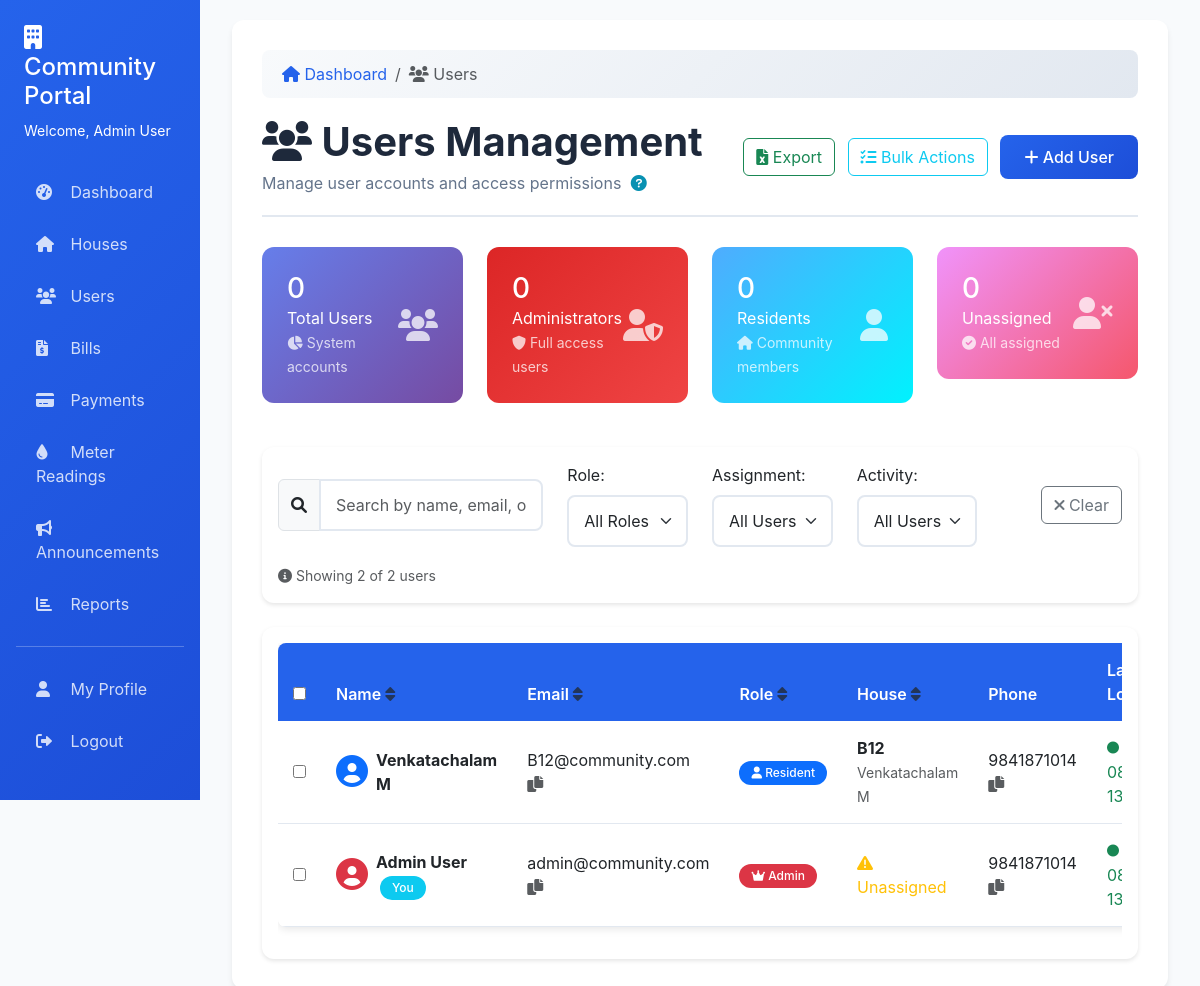
The app's page /users (signed in) with its own data.
### tables this page shows
CREATE TABLE users (
                id INTEGER PRIMARY KEY AUTOINCREMENT,
                email TEXT UNIQUE NOT NULL,
                password_hash TEXT NOT NULL,
                role TEXT NOT NULL DEFAULT 'resident',
                first_name TEXT,
                last_name TEXT,
                phone_number TEXT,
                house_id INTEGER,
                created_at TIMESTAMP DEFAULT CURRENT_TIMESTAMP,
                last_login TIMESTAMP
            );

CREATE TABLE houses (
                id INTEGER PRIMARY KEY AUTOINCREMENT,
                house_number TEXT UNIQUE NOT NULL,
                owner_name TEXT NOT NULL,
                contact_number TEXT,
                email TEXT,
                address TEXT,
                status TEXT DEFAULT 'occupied',
                created_at TIMESTAMP DEFAULT CURRENT_TIMESTAMP
            );

### app.py (the view)
@app.route('/users')
@admin_required
def users():
    conn = get_db_connection()
    users_list = conn.execute('''
        SELECT u.*, h.house_number, h.owner_name
        FROM users u
        LEFT JOIN houses h ON u.house_id = h.id
        ORDER BY u.role DESC, u.first_name, u.last_name
    ''').fetchall()
    conn.close()
    return render_template('users.html', users=users_list)

### app.py (called while the page is built)
def get_db_connection():
    conn = sqlite3.connect(DATABASE)
    conn.row_factory = sqlite3.Row
    return conn

def admin_required(f):
    @wraps(f)
    def decorated_function(*args, **kwargs):
        if 'user_id' not in session:
            return redirect(url_for('login'))
        conn = get_db_connection()
        user = conn.execute('SELECT role FROM users WHERE id = ?', (session['user_id'],)).fetchone()
        conn.close()
        if not user or user['role'] != 'admin':
            flash('Admin access required.', 'error')
            return redirect(url_for('dashboard'))
        return f(*args, **kwargs)
    return decorated_function

### templates/users.html (shortened to what this page needs)
{% extends "base.html" %}
{% block breadcrumb_items %}
<li class="breadcrumb-item active" aria-current="page">
    <i class="fas fa-users"></i> Users
</li>
{% endblock %}
{% block content %}
<div class="page-header d-flex justify-content-between align-items-center">
    <div>
        <h1><i class="fas fa-users"></i> Users Management</h1>
        <p>Manage user accounts and access permissions
            <i class="fas fa-question-circle help-icon"
               data-bs-toggle="tooltip"
               title="Manage all user accounts, roles, and house assignments"></i>
        </p>
    </div>
    <div>
        <button class="btn btn-outline-success me-2" onclick="exportUsers()" data-bs-toggle="tooltip" title="Export users to Excel">
            <i class="fas fa-file-excel"></i> Export
        </button>
        <button class="btn btn-outline-info me-2" onclick="showBulkActions()" data-bs-toggle="tooltip" title="Bulk operations">
            <i class="fas fa-tasks"></i> Bulk Actions
        </button>
        <a href="{{ url_for('add_user') }}" class="btn btn-primary">
            <i class="fas fa-plus"></i> Add User
        </a>
    </div>
</div>
<div class="row mb-4">
    <div class="col-md-3">
        <div class="stat-card">
            <div class="d-flex justify-content-between align-items-center">
                <div>
                    <h3 class="mb-0 counter" data-target="{{ users|length }}">0</h3>
                    <p class="mb-0">Total Users</p>
                    <small class="opacity-75">
                        <i class="fas fa-chart-pie"></i>
                        System accounts
                    </small>
                </div>
                <i class="fas fa-users fa-2x opacity-75"></i>
            </div>
        </div>
    </div>
    <div class="col-md-3">
        <div class="stat-card" style="background: linear-gradient(135deg, #dc2626 0%, #ef4444 100%);">
            <div class="d-flex justify-content-between align-items-center">
                <div>
                    <h3 class="mb-0 counter" data-target="{{ users|selectattr('role', 'equalto', 'admin')|list|length }}">0</h3>
                    <p class="mb-0">Administrators</p>
                    <small class="opacity-75">
                        <i class="fas fa-shield-alt"></i>
                        Full access users
                    </small>
                </div>
                <i class="fas fa-user-shield fa-2x opacity-75"></i>
            </div>
        </div>
    </div>
    <div class="col-md-3">
        <div class="stat-card info">
            <div class="d-flex justify-content-between align-items-center">
                <div>
                    <h3 class="mb-0 counter" data-target="{{ users|selectattr('role', 'equalto', 'resident')|list|length }}">0</h3>
                    <p class="mb-0">Residents</p>
                    <small class="opacity-75">
                        <i class="fas fa-home"></i>
                        Community members
                    </small>
                </div>
                <i class="fas fa-user fa-2x opacity-75"></i>
            </div>
        </div>
    </div>
    <div class="col-md-3">
        <div class="stat-card warning">
            <div class="d-flex justify-content-between align-items-center">
                <div>
                    <h3 class="mb-0 counter" data-target="{{ users|selectattr('house_id', 'none')|list|length }}">0</h3>
                    <p class="mb-0">Unassigned</p>
                    <small class="opacity-75">
                        {% if users|selectattr('house_id', 'none')|list|length > 0 %}
                            <i class="fas fa-exclamation-triangle"></i> Need house assignment
                        {% else %}
                            <i class="fas fa-check-circle"></i> All assigned
                        {% endif %}
                    </small>
                </div>
                <i class="fas fa-user-times fa-2x opacity-75"></i>
            </div>
        </div>
    </div>
</div>
<div class="card mb-4">
    <div class="card-body">
        <div class="row align-items-center">
            <div class="col-md-4">
                <div class="input-group">
                    <span class="input-group-text"><i class="fas fa-search"></i></span>
                    <input type="text" class="form-control" id="searchInput"
                           placeholder="Search by name, email, or house..." onkeyup="filterUsers()">
                </div>
            </div>
            <div class="col-md-2">
                <label for="roleFilter" class="form-label">Role:</label>
                <select class="form-select" id="roleFilter" onchange="filterUsers()">
                    <option value="all">All Roles</option>
                </select>
            </div>
            <div class="col-md-2">
                <label for="houseFilter" class="form-label">Assignment:</label>
                <select class="form-select" id="houseFilter" onchange="filterUsers()">
                    <option value="all">All Users</option>
                </select>
            </div>
            <div class="col-md-2">
                <label for="statusFilter" class="form-label">Activity:</label>
                <select class="form-select" id="statusFilter" onchange="filterUsers()">
                    <option value="all">All Users</option>
                </select>
            </div>
            <div class="col-md-2 text-end">
                <button class="btn btn-outline-secondary" onclick="clearAllFilters()" data-bs-toggle="tooltip" title="Clear all filters">
                    <i class="fas fa-times"></i> Clear
                </button>
            </div>
        </div>
        <div class="row mt-3">
            <div class="col-12">
                <small class="text-muted">
                    <i class="fas fa-info-circle"></i>
                    Showing <span id="visibleCount">{{ users|length }}</span> of {{ users|length }} users
                </small>
            </div>
        </div>
    </div>
</div>
<div class="card">
    <div class="card-body">
        <div class="table-responsive">
            <table class="table" id="usersTable">
                <thead>
                    <tr>
                        <th>
                            <input type="checkbox" id="selectAll" onchange="toggleSelectAll()" data-bs-toggle="tooltip" title="Select all users">
                        </th>
                        <th onclick="sortUsersTable(1)" style="cursor: pointer;">
                            Name <i class="fas fa-sort text-muted"></i>
                        </th>
                        <th onclick="sortUsersTable(2)" style="cursor: pointer;">
                            Email <i class="fas fa-sort text-muted"></i>
                        </th>
                        <th onclick="sortUsersTable(3)" style="cursor: pointer;">
                            Role <i class="fas fa-sort text-muted"></i>
                        </th>
                        <th onclick="sortUsersTable(4)" style="cursor: pointer;">
                            House <i class="fas fa-sort text-muted"></i>
                        </th>
                        <th>Phone</th>
                        <th onclick="sortUsersTable(6)" style="cursor: pointer;">
                            Last Login
                        </th>
                    </tr>
                </thead>
                <tbody>
                    {% for user in users %}
                    <tr data-role="{{ user.role }}" data-house-assigned="{{ 'true' if user.house_id else 'false' }}"
                        data-last-login="{{ user.last_login or 'never' }}">
                        <td>
                            <input type="checkbox" class="user-checkbox" value="{{ user.id }}" onchange="updateBulkActions()">
                        </td>
                        <td>
                            <div class="d-flex align-items-center">
                                <div class="user-avatar me-2">
                                    <i class="fas fa-user-circle fa-2x text-{{ 'danger' if user.role == 'admin' else 'primary' }}"></i>
                                </div>
                                <div>
                                    <strong>{{ user.first_name }} {{ user.last_name }}</strong>
                                    {% if user.id == session.user_id %}
                                        <span class="badge bg-info ms-1">You</span>
                                    {% endif %}
                                </div>
                            </div>
                        </td>
                        <td>
                            <span onclick="copyToClipboard('{{ user.email }}', 'Email copied!')"
                                  style="cursor: pointer;" data-bs-toggle="tooltip" title="Click to copy email">
                                {{ user.email }} <i class="fas fa-copy text-muted"></i>
                            </span>
                        </td>
                        <td>
                            {% if user.role == 'admin' %}
                                <span class="badge bg-danger">
                                    <i class="fas fa-crown"></i> Admin
                                </span>
                            {% else %}
                                <span class="badge bg-primary">
                                    <i class="fas fa-user"></i> Resident
                                </span>
                            {% endif %}
                        </td>
                        <td>
                            {% if user.house_number %}
                                <strong>{{ user.house_number }}</strong><br>
                                <small class="text-muted">{{ user.owner_name }}</small>
                            {% else %}
                                <span class="text-warning">
                                    <i class="fas fa-exclamation-triangle"></i> Unassigned
                                </span>
                            {% endif %}
                        </td>
                        <td>
                            {% if user.phone_number %}
                                <span onclick="copyToClipboard('{{ user.phone_number }}', 'Phone copied!')"
                                      style="cursor: pointer;" data-bs-toggle="tooltip" title="Click to copy phone">
                                    {{ user.phone_number }} <i class="fas fa-copy text-muted"></i>
                                </span>
                            {% else %}
                                <span class="text-muted">-</span>
                            {% endif %}
                        </td>
                        <td>
                            {% if user.last_login %}
                                <span class="text-success" data-bs-toggle="tooltip" title="Active user">
                                    <i class="fas fa-circle fa-xs"></i> {{ user.last_login }}
                                </span>
                            {% else %}
                                <span class="text-muted" data-bs-toggle="tooltip" title="Never logged in">
                                    <i class="fas fa-circle fa-xs"></i> Never
                                </span>
                            {% endif %}
                        </td>
                    </tr>
                    {% endfor %}
                </tbody>
            </table>
        </div>
    </div>
</div>
{% endblock %}

### templates/base.html (style rules this page uses)
:root { --primary-color: #2563eb; --secondary-color: #64748b; --success-color: #059669; --danger-color: #dc2626; --warning-color: #d97706; --info-color: #0891b2; --light-bg: #f8fafc; --dark-bg: #1e293b; }
body { background-color: var(--light-bg); font-family: 'Inter', -apple-system, BlinkMacSystemFont, sans-serif; }
.card { border: none; border-radius: 12px; box-shadow: 0 2px 4px rgba(0, 0, 0, 0.1); transition: all 0.3s ease; }
.stat-card { background: linear-gradient(135deg, #667eea 0%, #764ba2 100%); color: white; border-radius: 12px; padding: 25px; margin-bottom: 20px; }
.stat-card.warning { background: linear-gradient(135deg, #f093fb 0%, #f5576c 100%); }
.stat-card.info { background: linear-gradient(135deg, #4facfe 0%, #00f2fe 100%); }
.btn-primary { background: linear-gradient(135deg, var(--primary-color), #1d4ed8); border: none; border-radius: 8px; padding: 10px 24px; font-weight: 500; transition: all 0.3s ease; }
.table { border-radius: 8px; overflow: hidden; box-shadow: 0 2px 8px rgba(0, 0, 0, 0.1); }
.table th { background-color: var(--primary-color); color: white; font-weight: 600; border: none; padding: 15px; }
.table td { padding: 15px; vertical-align: middle; border-color: #e2e8f0; }
.badge { padding: 6px 12px; border-radius: 20px; font-weight: 500; }
.form-control, .form-select { border-radius: 8px; border: 2px solid #e2e8f0; padding: 12px 15px; transition: all 0.3s ease; }
.page-header { margin-bottom: 30px; padding-bottom: 20px; border-bottom: 2px solid #e2e8f0; }
.page-header h1 { color: #1e293b; font-weight: 700; margin-bottom: 5px; }
.page-header p { color: var(--secondary-color); margin: 0; }
.help-icon { color: var(--info-color); cursor: help; margin-left: 5px; }

### records on screen
users: first_name "Venkatachalam", last_name "M", email "B12@community.com", role "resident" (drawn), house_number "B12", owner_name "Venkatachalam M", phone_number "9841871014"
users: first_name "Admin", last_name "User", shows "You", email "admin@community.com", role "admin" (drawn), shows "Unassigned", phone_number "9841871014"

### other values on screen
{{ session.user_name }} "Admin User"
{{ users|length }} "2"
